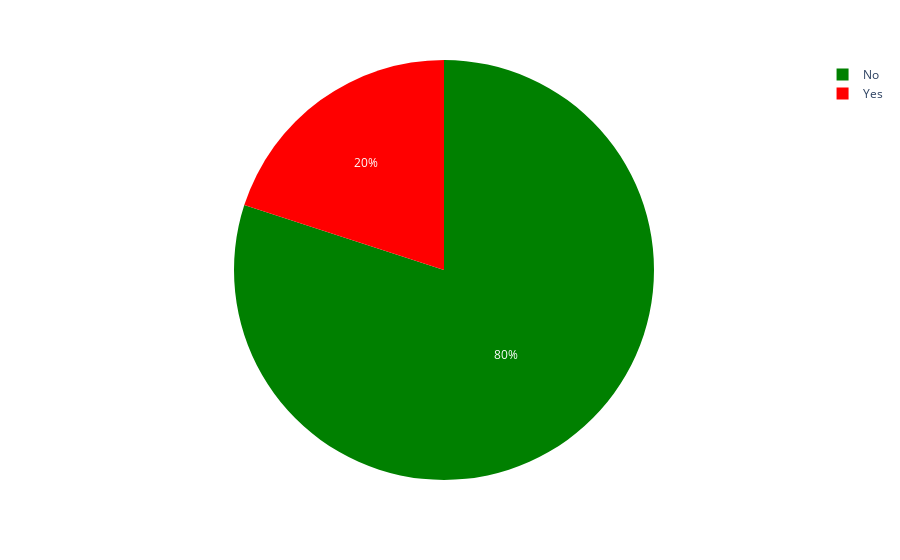

The notebook cell this image was saved under:
### Markdown cell above
#### Bad Rate Analysis

### Code cell
import plotly.express as px

fig = px.pie(data,names='fgood',color='fgood',
             color_discrete_map={'Yes':'red',
                                 'No':'green'})
fig.show()

### Figure 1 — Plotly figure (JSON) as saved in the notebook; plotly's stock layout.template omitted (floating-point values rounded to 4 significant figures; data arrays with more than 128 entries replaced by an {"elided": "..."} marker saying what was removed)
{"data": [{"customdata": {"elided": "2500x1 str values"}, "domain": {"x": [0, 1], "y": [0, 1]}, "hovertemplate": "fgood=%{customdata[0]}<extra></extra>", "labels": {"elided": "2500 str values"}, "legendgroup": "", "marker": {"colors": {"elided": "2500 str values"}}, "name": "", "showlegend": true, "type": "pie"}], "layout": {"legend": {"tracegroupgap": 0}, "margin": {"t": 60}}}
